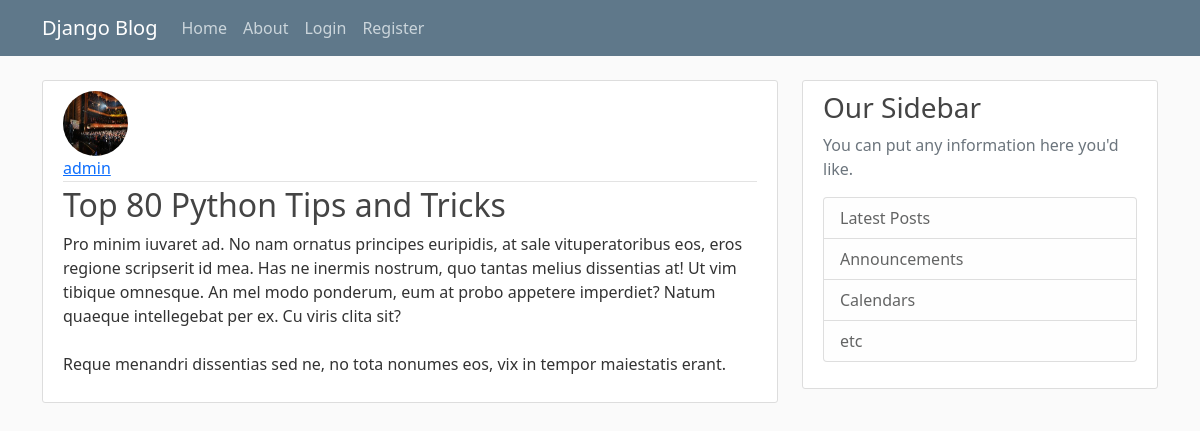
The page /post/30/ on the database its author committed.
### blog/models.py (models this page shows, shortened)
class Post(models.Model):
    title=models.CharField(max_length=100)
    content=models.TextField()#for large amount of text, since posts can contain many text.
    date_posted=models.DateTimeField(default=timezone.now)#we dont pass timezone.now() as a function, but pass timezone.now as a reference to the function. if we passed it as function i.e using paranthesis, then it would return the time when this model was created, but we pass it as a reference whenever the user creates the post
    author=models.ForeignKey(User,on_delete=models.CASCADE)#author: a ForeignKey linking to the User model. This establishes a many-to-one relationship, meaning each post is written by one user, but each user can write many posts. The on_delete=models.CASCADE parameter specifies that if a user is deleted, all of their posts will also be deleted automatically, which is a common behavior in blog applications to maintain referential integrity.

### users/models.py (models this page shows, shortened)
class Profile(models.Model):
    user = models.OneToOneField(User,on_delete=models.CASCADE)
    image= models.ImageField(default="default.jpg",upload_to="profile_pics")

### blog/views.py (the view)
# urls.py: path('post/<int:pk>/',PostDetailView.as_view(),name='post-detail'),
class PostDetailView(DetailView):
    model= Post

### blog/templates/blog/post_detail.html (shortened to what this page needs)
{% extends 'blog/base.html' %} {% block content %}
<article class="media content-section">
    <img src="{{ object.author.profile.image.url }}" class="rounded-circle article-img">
    <div class="media-body">
        <div class="article-metadata ">
            <a class="mr-2" href="{%url 'user-posts' object.author.username %}">{{ object.author }}</a>
        </div>
        <h2 class="article-title">{{ object.title }}</h2>
        <p class="article-content">{{ object.content }}</p>
    </div>
</article>
{% endblock %}

### blog/static/blog/main.css (style rules this page uses)
body { background: #fafafa; color: #333333; margin-top: 5rem; }
h1, h2, h3, h4, h5, h6 { color: #444444; }
.content-section { background: #ffffff; padding: 10px 20px; border: 1px solid #dddddd; border-radius: 3px; margin-bottom: 20px; }
.article-title { color: #444444; }
.article-content { white-space: pre-line; }
.article-img { height: 65px; width: 65px; margin-right: 16px; }
.article-metadata { padding-bottom: 1px; margin-bottom: 4px; border-bottom: 1px solid #e3e3e3 }

### rows shown on the page
Post: author.profile.image (picture), author "admin", title "Top 80 Python Tips and Tricks", content "Pro minim iuvaret ad. No nam ornatus principes euripidis, at sale vituperatoribus eos, eros regione scripserit id mea. Has ne inermis nostrum, quo tantas melius dissentias at! Ut vim tibique omnesque. An mel modo ponderum, eum at probo appetere imperdiet? Natum quaeque intellegebat per ex. Cu viris clita sit? Reque menandri dissentias sed ne, no tota nonumes eos, vix in tempor maiestatis erant."
